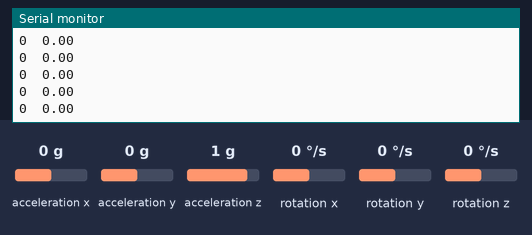
A sketch run on a simulated Arduino Uno, built with avr-gcc and run on an emulated ATmega328P. On the bench: the last lines printed to the serial monitor. Wiring (inferred from the names in the program): ADXL345 accelerometer at I2C address 0x53; ITG-3200 gyroscope at I2C address 0x68. The test bench sets the inputs (shaded band); at power-on: acceleration y 0 g, rotation x 0 °/s, acceleration x 0 g, acceleration z 1 g, rotation y 0 °/s, rotation z 0 °/s.

Above: at 5.1 s.
5.2 s: acceleration y set to -1.4 g
At 5.7 s:
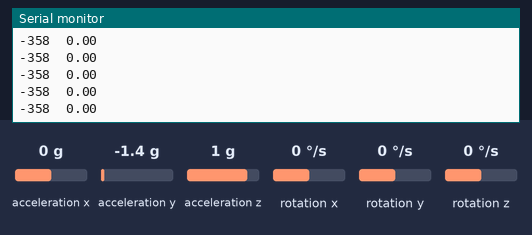
8.2 s: rotation x set to -192 °/s
At 9.0 s:
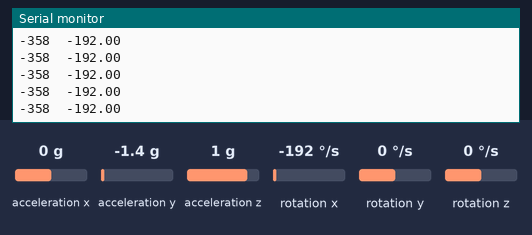
9.7 s: acceleration y set to -0.8 g
At 10.2 s:
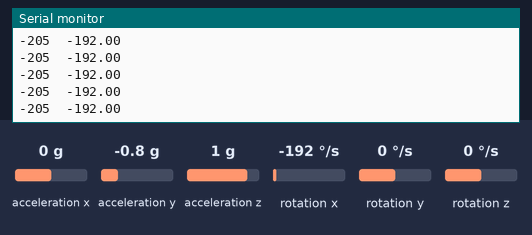
Timing chart, 0 to 12.7 s (numbered marks = the images above; inputs shaded):
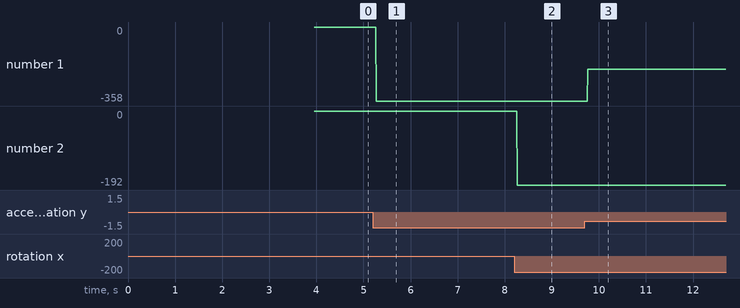

The sketch:

accel_gyro_basic_test.ino
```cpp
//John Dingley 08/03/2014   IMU TESTING PROFRAM
//This program modified slightly from Piddybot program see below. If you wire up the Sparkfun Digital IMU and connect
//the USB lead to your computer and open the Serial View window (9600 Baud)
//then when you move the IMU from the flat position you will see the displayed "angle" varies from zero when level
//through -ve values when tilted one way to +ve similar sized values when tilted the other way.

//This code therefore allows you to test your IMU is working OK and talking to the Arduino before attaching the Sabertooth power controller
//or attaching the deadman switch, steering rocker switch or the balance point fine tuning rocker switch.

// Modified from PIDDYBOT Self Balancing Program
// Program Written and Pieced together by Sean Hodgins.
// The program was morphed from many programs.
// With that being said If you feel you see something that
// is your work and want credit, feel free to contact me.
// Http://Idlehandsproject.com
// This is free to be shared, altered, and used.
// It is in no way "Finished".
// Find the Second target angle and tune for your bot, it may be different.
// LIBRARIES
#include <Wire.h>
#include <CommunicationUtils.h>
#include <DebugUtils.h>
#include <FIMU_ADXL345.h>
#include <FIMU_ITG3200.h>
#include <FreeSixIMU.h>
#include <stdio.h>

FreeSixIMU sixDOF = FreeSixIMU();

void setup() {
  // Serial Connection
  Serial.begin(9600);
  // Wait a while so that slow humans can open the serial console
  delay(2000);

  // Initialize the TWI peripheral and randomly wait a bit
  Serial.print("Initializing TWI peripheral... ");
  Wire.begin();
  delay(5);
  Serial.print("Done!\n");

  // Initialize our instance of the sixDOF library and randomly a bit more
  Serial.print("Initializing sixDOF... ");
  sixDOF.init();
  delay(5);
}


void loop() {
  /*Wire.beginTransmission(0x53);  // Set up a write to the accelerometer
  Wire.write(0x32);  // Send the register address
  Wire.endTransmission();

  Wire.requestFrom(0x53, 6);
  for(int a = 0; a < 6; a++)
    Wire.read();*/

  int16_t rawAcc[] = {0, 1, 2};
  float rawGyro[] = {0, 0, 0};
  sixDOF.acc.readAccel(&rawAcc[0], &rawAcc[1], &rawAcc[2]);
  sixDOF.gyro.readGyro(&rawGyro[0], &rawGyro[1], &rawGyro[2]);

//  char str[256];
//  snprintf(str, sizeof(str), "a[y]: %4.3f\tg[x]: %4.0d\n", raw[1] * 0.004f, raw[3]);
//
//  Serial.print(str);

  Serial.print(rawAcc[1]); Serial.print('\t'); Serial.println(rawGyro[0]);

//  Serial.print(raw[1]); Serial.print('\t'); Serial.println(raw[3]);

//  delay(250);
}
```

Measured:
- after the input at 5.2 s, the serial monitor: prints a new line after 0.07 s (image 1)
- after the input at 8.2 s, the serial monitor: prints a new line after 0.07 s (image 2)
- after the input at 9.7 s, the serial monitor: prints a new line after 0.07 s (image 3)
- plotted number 1: 0 → -358 after the input at 5.2 s, -358 → -205 after the input at 9.7 s
- plotted number 2: 0 → -192 after the input at 8.2 s
